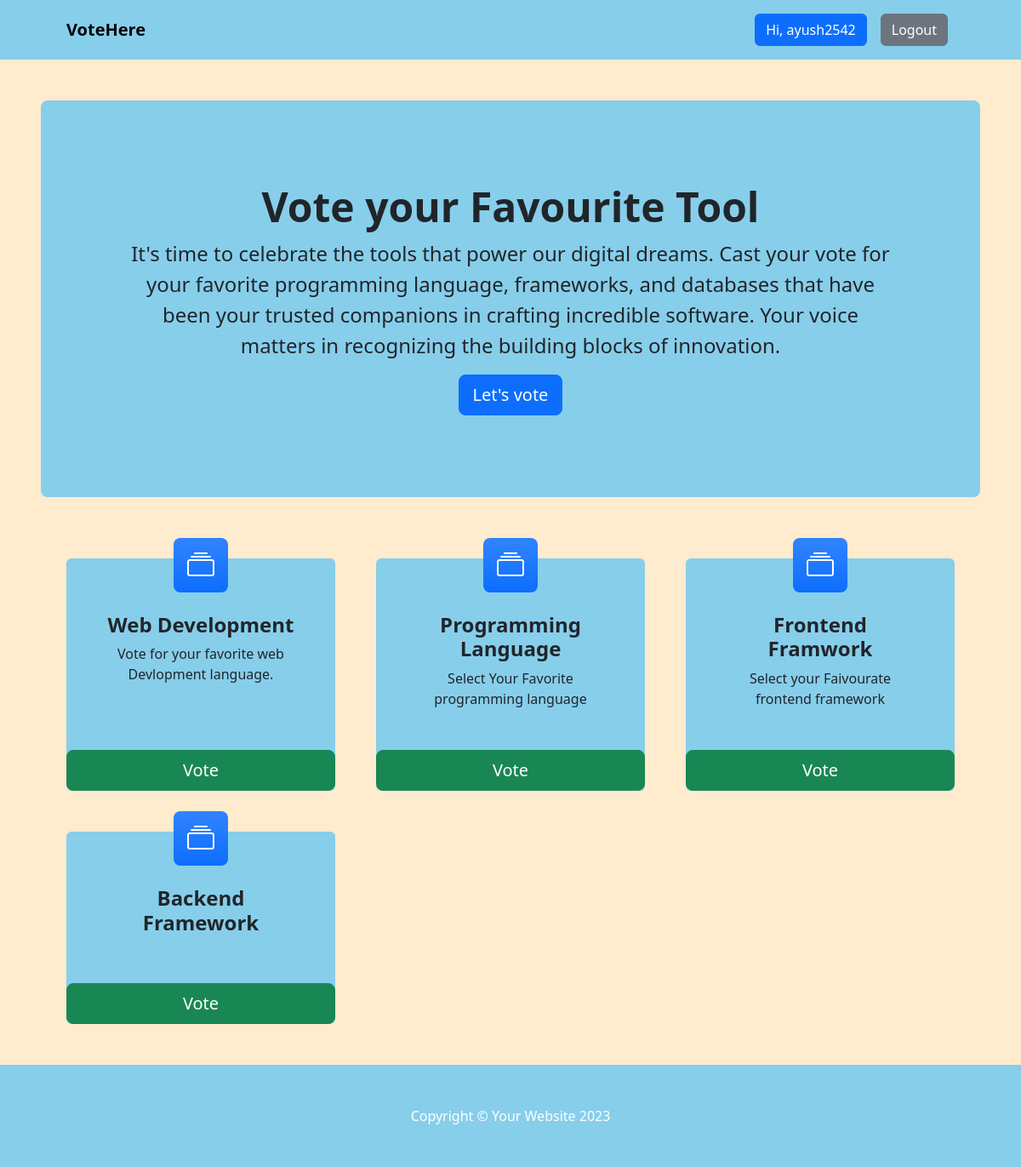
Screenshot of / (signed in) with the database file from the repository.
### voteapp/models.py (models this page shows, shortened)
class Category(models.Model):
    title = models.CharField(max_length=200)
    slug = models.SlugField(blank=True, null=True)
    description = models.TextField(blank=True, null=True)
    total_vote = models.IntegerField(default=0)
    voters = models.ManyToManyField(User, blank=True)

### voteapp/views.py (the view)
# urls.py: path("", views.index, name="index"),
def index(request):
    categories = Category.objects.all()
    context = {"categories":categories}
    return render(request, "index.html", context)

### voteapp/templates/index.html
{% extends 'base.html' %}
{% block content %}
<header class="py-5" >
    <div class="container-fluid px-lg-5">
        <div class="p-4 p-lg-5 rounded-3 text-center" style="background: skyblue;">
            <div class="m-4 m-lg-5">
                <h1 class="display-5 fw-bold">Vote your Favourite Tool</h1>
                <p class="fs-4">It's time to celebrate the tools that power our digital dreams. Cast your vote for your
                    favorite programming language, frameworks, and databases
                    that have been your trusted companions in crafting incredible software.
                    Your voice matters in recognizing the building blocks of innovation.</p>
                <a class="btn btn-primary btn-lg" href="#votingSection">Let's vote</a>
            </div>
        </div>
    </div>
</header>
<section class="pt-4" id="votingSection">
    <div class="container px-lg-5">
        <div class="row gx-lg-5">
            {% for category in categories %}
            <div class="col-lg-4 col-xxl-3 mb-5">
                <div class="card border-0 h-100" style="background: skyblue;">
                    <div class="card-body text-center p-4 p-lg-5 pt-0 pt-lg-0">
                        <div class="feature bg-primary bg-gradient text-white rounded-3 mb-4 mt-n4"><i
                                class="bi bi-collection"></i></div>
                        <h2 class="fs-4 fw-bold">{{category.title}}</h2>
                        <p class="mb-0">{{category.description | truncatechars:100}}</p>
                    </div>
                <a class="btn btn-success btn-lg" href="{% url 'detail' category.slug  %}">Vote</a>
                </div>
            </div>
            {% endfor %}
        </div>
    </div>
</section>
{% endblock content %}

### voteapp/templates/base.html (shortened to what this page needs)
<!DOCTYPE html>
{% load static %}
<html lang="en">
<head>
    <link href="https://cdn.jsdelivr.net/npm/bootstrap-icons@1.4.1/font/bootstrap-icons.css" rel="stylesheet" />
    <link rel="stylesheet" href="{% static 'css/bootstrap.css' %}">
    <link rel="stylesheet" href="{% static 'css/style.css' %}">
</head>
<body style="background: blanchedalmond;">
     <nav class="navbar navbar-expand-lg navbar-dark" style="background:skyblue">
        <div class="container px-lg-5">
            <a class="navbar-brand text-black bold" href="{% url 'index'  %}"><strong>VoteHere</strong></a>
            <div class="collapse navbar-collapse" id="navbarSupportedContent">
                <ul class="navbar-nav ms-auto mb-2 mb-lg-0">
                    {% if request.user.is_authenticated %}
                    <li class="nav-item"><a class="nav-link" href="#"><button class="btn btn-primary">Hi, {{request.user.username}}</button></a></li>
                    <li class="nav-item"><a class="nav-link" href="{% url 'logout' %}"><button class="btn btn-secondary">Logout</button></a></li>
                    {% else %}
                    <li class="nav-item"><a class="nav-link" href="{% url 'signin' %}"><button class="btn btn-primary">Login</button></a></li>
                    <li class="nav-item"><a class="nav-link" href="{% url 'signup' %}"><button class="btn btn-primary">SignUp</button></a></li>
                    {% endif %}
                </ul>
            </div>
        </div>
    </nav>
    {% block content %}
    {% endblock content %}
     <footer class="py-5" style="background:skyblue;">
        <div class="container"><p class="m-0 text-center text-white">Copyright &copy; Your Website 2023</p></div>
    </footer>
</body>
</html>

### voteapp/static/css/style.css (style rules this page uses)
* { box-sizing: border-box; }

### rows the page displays
Category: title "Web Development", description "Vote for your favorite web Devlopment language."
Category: title "Programming Language", description "Select Your Favorite programming language"
Category: title "Frontend Framwork", description "Select your Faivourate frontend framework"
Category: title "Backend Framework"

### other values shown
{{ request.user.username }} "ayush2542"
